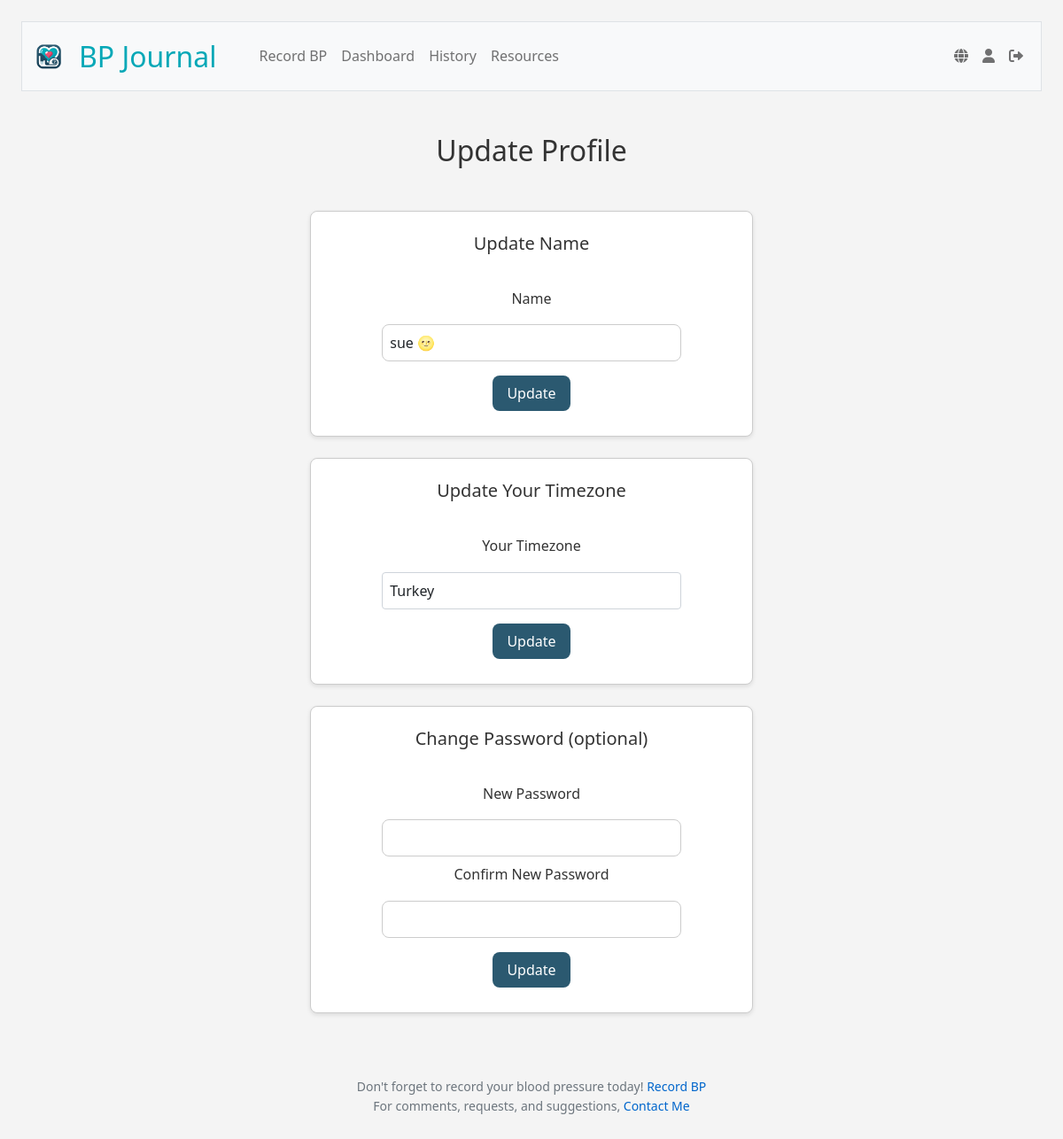
The page /profile (signed in) on the database as committed earlier.
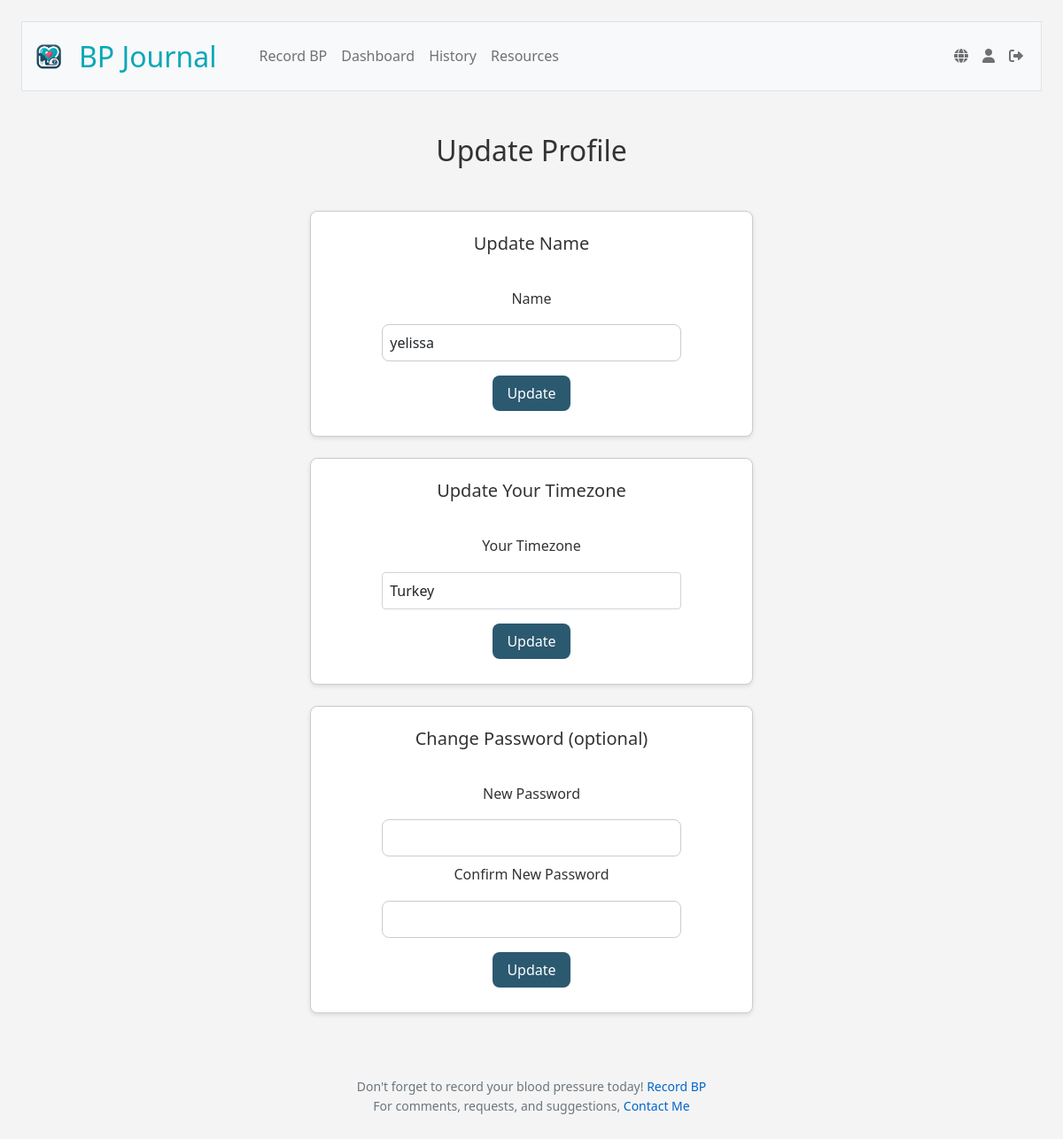
The same page on the database as committed later.
### tables this page shows
CREATE TABLE users (
id INTEGER PRIMARY KEY AUTOINCREMENT NOT NULL,
username TEXT NOT NULL,
hash TEXT NOT NULL, name TEXT, timezone TEXT);

### app.py (the view)
@app.route("/profile", methods=["GET", "POST"])
@login_required
def profile():
    user_id = session["user_id"]
    user_time = db.execute("SELECT timezone FROM users WHERE id = ?", user_id)[0]
    data=g.language_data['profile']
    if request.method == "POST":
        if "update_name" in request.form:
            try:
                name = request.form.get("name")
                db.execute("UPDATE users SET name = ? WHERE id = ?", name, user_id)
                flash(data['editNameSuccess'], 'success')
            except Exception as e:
                flash(f"{data['editFail']} {e}", 'danger')
                return redirect("/profile")
        elif "update_timezone" in request.form:
            try:
                timezone = request.form.get("timezone")
                db.execute("UPDATE users SET timezone = ? WHERE id = ?", timezone, user_id)
                flash(data['editTimezoneSuccess'], 'success')
            except Exception as e:
                flash(f"{data['editFail']} {e}", 'danger')
                return redirect("/profile")
        elif "update_password" in request.form:
            try:
                password = request.form.get("password")
                confirmation = request.form.get("confirmation")
                if password != confirmation:
                    return apology("passwords_should_match", 400)
                hashed_password = generate_password_hash(password)
                db.execute("UPDATE users SET hash = ? WHERE id = ?", hashed_password, user_id)
                flash(data['editPasswordSuccess'], 'success')
            except Exception as e:
                flash(f"{data['editFail']} {e}", 'danger')
                return redirect("/profile")
        return redirect("/profile")
    else:
        user_data = db.execute("SELECT * FROM users WHERE id = ?", user_id)[0]
        return render_template("profile.html", user_data=user_data, data=g.language_data['profile'], timezones=timezones, user_time=user_time)

### app.py (called while the page is built)
@app.before_request
def load_language_data():
    if 'language' not in session:
        session['language'] = 'en'
    user_lang = session['language']
    with open(f'languages/{user_lang}.json', 'r') as file:
        g.language_data = json.load(file)
    g.language_data['current_lang'] = user_lang

@app.after_request
def after_request(response):
    response.headers["Cache-Control"] = "no-cache, no-store, must-revalidate"
    response.headers["Expires"] = 0
    response.headers["Pragma"] = "no-cache"
    return response

@app.context_processor
def inject_layout_data():
    return dict(layout_data=g.language_data['layout'])

@app.context_processor
def inject_user_details():
    if 'user_id' in session:
        user_id = session['user_id']
        user_info = db.execute("SELECT username FROM users WHERE id = ?", user_id)
        if user_info:
            username = user_info[0]['username']
        else:
            username = None
    else:
        username = None
    return {'username': username}

### templates/profile.html (shortened to what this page needs)
{% extends "layout.html" %}
{% block main %}
<div class="container profile-page">
    <h2 class="text-center">{{ data.heading }}</h2>
    <div class="section profile-page">
        <h5>{{ data.nameHeading }}</h5>
        <form action="/profile" method="post">
            <div class="form-group">
                <label for="name">{{ data.nameTag }}</label>
                <input type="text" class="form-control" id="name" name="name" placeholder="{{ data.namePlaceholder }}" value="{{ user_data.name }}">
                <button type="submit" name="update_name" class="btn btn-primary submit-button">{{ data.updateButton }}</button>
            </div>
        </form>
    </div>
    <div class="section profile-page">
        <h5>{{ data.tzHeading }}</h5>
        <form action="/profile" method="post">
            <div class="form-group">
                <label for="timezone">{{ data.timezoneTag }}</label>
                <select class="form-control" id="timezone-select" name="timezone">
                    {% for tz in timezones %}
                    <option value="{{ tz }}" {% if user_data.timezone == tz %}selected{% endif %}>{{ tz }}</option>
                    {% endfor %}
                </select>
                <button type="submit" name="update_timezone" class="btn btn-primary submit-button">{{ data.updateButton }}</button>
            </div>
        </form>
    </div>
    <div class="section profile-page">
        <h5>{{ data.changePasswordTag }}</h5>
        <form action="/profile" method="post">
            <div class="form-group">
                <label for="password">{{ data.newPasswordOptTag }}</label>
                <input type="password" class="form-control" id="password" name="password">
                <label for="confirmation">{{ data.newPasswordConfTag }}</label>
                <input type="password" class="form-control" id="confirmation" name="confirmation">
                <button type="submit" name="update_password" class="btn btn-primary submit-button">{{ data.updateButton }}</button>
            </div>
        </form>
    </div>
</div>
{% endblock %}

Rows that differ between the two databases and show on the page:
changed users "Turkey": name "sue 🌝" → "yelissa"
